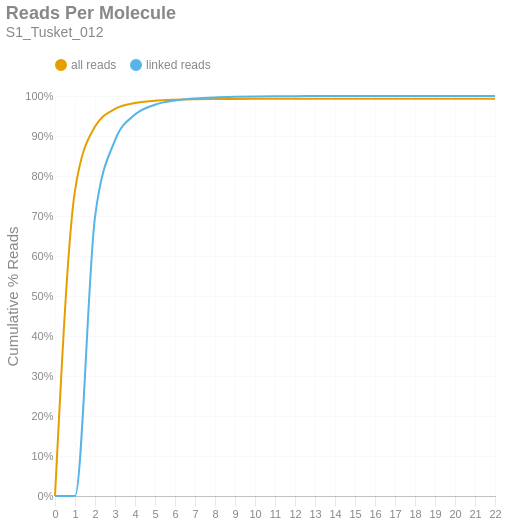

Notebook cell for this chart:
### Markdown cell above
### Reads per Molecule
This chart shows the cumulative distribution of the number of reads per linked molecule. That is, how many alignments are associated with a unique molecule. This excludes the number of reads associated with invalid or absent linked-read barcodes. The `linked` histogram is the percentages recalculated when disregarding singletons.

### Code cell
if SKIPLR:
    print_html(f"Skipped")
else:
    counts = np.bincount(valids['reads'].cast(pl.Int64).to_numpy())
    weighted = counts * np.arange(len(counts))
    all_perc = weighted / n_reads
    linked_perc = weighted / n_linked_reads
    linked_perc[1] = 0
    binned_df = pl.DataFrame({
        'readsper': list(range(len(counts))),
        'all reads (cumsum)': np.cumsum(all_perc).tolist(),
        'linked reads (cumsum)': np.cumsum(linked_perc).tolist(),
    })

    with SafeRender(binned_df):
        (
            density_plot(binned_df, 'Reads Per Molecule', samplename, 'readspmol')
            .encode(
                x=alt.X('readsper:O', title=None).axis(labelAngle=0).scale(padding=0),
                y=alt.Y('value:Q', title='Cumulative % Reads').axis(format='%').stack(False),
                color=alt.Color("key:N").scale(domain=["all reads", "linked reads"]),
                tooltip=[
                    alt.Tooltip("key:N", title="Data Type"),
                    alt.Tooltip("readsper:O", title="Reads Per Molecule"),
                    alt.Tooltip("value:Q", format=".2%", title="% Reads (Cum.)")
                ]            
            )
        ).display()

### Figure 1 — Vega-Lite specification as saved in the notebook (floating-point values rounded to 4 significant figures)
{"width": "container", "height": 400, "config": {"title": {"anchor": "start", "dy": -15, "fontSize": 18, "color": "#888888", "subtitleColor": "#888888", "subtitleFontSize": 14}, "arc": {"fill": "#0072B2"}, "axis": {"domainColor": "#888888", "domainWidth": 0.5, "gridWidth": 0.2, "grid": false, "titleFontWeight": 400, "titleFontSize": 15, "labelFontSize": 11, "labelColor": "#888888", "tickColor": "#888888", "tickWidth": 0.2, "titleColor": "#888888"}, "axisBand": {"grid": false}, "axisX": {"grid": true, "tickSize": 10, "domainCap": "round"}, "axisY": {"domain": false, "grid": true, "tickSize": 0, "domainCap": "round"}, "background": "transparent", "header": {"labelFontSize": 15, "labelColor": "#888888", "titleFontSize": 15, "titleFontWeight": 600, "titleColor": "#888888"}, "legend": {"labelFont": "sans-serif", "labelFontSize": 12, "labelColor": "#888888", "symbolSize": 100, "symbolType": "circle", "titleFontSize": 12, "titlePadding": 10, "titleColor": "#888888", "title": null, "orient": "top"}, "range": {"category": ["#E69F00", "#56B4E9", "#009E73", "#F0E442", "#0072B2", "#D55E00", "#CC79A7", "#000000"], "diverging": ["#cfe8f3", "#a2d4ec", "#73bfe2", "#46abdb", "#1696d2", "#12719e"]}, "area": {"fill": "#0072B2", "fillOpacity": 0.7, "line": true, "strokeOpacity": 0.7}, "line": {"color": "#0072B2", "stroke": "#0072B2", "strokeWidth": 2}, "trail": {"color": "#0072B2", "stroke": "#0072B2", "strokeWidth": 0, "size": 1}, "point": {"filled": true, "fillOpacity": 1.0, "size": 95}, "text": {"color": "#888888", "fontSize": 11, "align": "right", "fontWeight": 400, "size": 11}, "bar": {"fill": "#0072B2", "stroke": null}, "view": {"stroke": null, "continuousWidth": 660, "continuousHeight": 400}}, "data": {"name": "data-087625c6733c4807e341e241c167e0b6"}, "mark": {"type": "line", "interpolate": "monotone", "point": {"opacity": 0, "size": 275}}, "encoding": {"color": {"field": "key", "scale": {"domain": ["all reads", "linked reads"]}, "type": "nominal"}, "tooltip": [{"field": "key", "title": "Data Type", "type": "nominal"}, {"field": "readsper", "title": "Reads Per Molecule", "type": "ordinal"}, {"field": "value", "format": ".2%", "title": "% Reads (Cum.)", "type": "quantitative"}], "x": {"axis": {"labelAngle": 0}, "field": "readsper", "scale": {"padding": 0}, "title": null, "type": "ordinal"}, "y": {"axis": {"format": "%"}, "field": "value", "stack": false, "title": "Cumulative % Reads", "type": "quantitative"}}, "params": [{"name": "param_c36ac31b6afebe62", "select": {"type": "point", "fields": ["key"]}, "bind": "legend"}], "title": {"text": "Reads Per Molecule", "subtitle": "S1_Tusket_012"}, "transform": [{"fold": ["all reads (cumsum)", "linked reads (cumsum)"]}, {"calculate": "replace(datum.key, ' (cumsum)', '')", "as": "key"}, {"filter": {"param": "param_c36ac31b6afebe62"}}], "usermeta": {"embedOptions": {"downloadFileName": "S1_Tusket_012.readspmol"}}, "$schema": "https://vega.github.io/schema/vega-lite/v6.1.0.json", "datasets": {"data-087625c6733c4807e341e241c167e0b6": [{"readsper": 0, "all reads (cumsum)": 0.0, "linked reads (cumsum)": 0.0}, {"readsper": 1, "all reads (cumsum)": 0.7634, "linked reads (cumsum)": 0.0}, {"readsper": 2, "all reads (cumsum)": 0.9235, "linked reads (cumsum)": 0.6969}, {"readsper": 3, "all reads (cumsum)": 0.9676, "linked reads (cumsum)": 0.889}, {"readsper": 4, "all reads (cumsum)": 0.9825, "linked reads (cumsum)": 0.9535}, {"readsper": 5, "all reads (cumsum)": 0.9881, "linked reads (cumsum)": 0.9783}, {"readsper": 6, "all reads (cumsum)": 0.9906, "linked reads (cumsum)": 0.9889}, {"readsper": 7, "all reads (cumsum)": 0.9917, "linked reads (cumsum)": 0.994}, {"readsper": 8, "all reads (cumsum)": 0.9923, "linked reads (cumsum)": 0.9966}, {"readsper": 9, "all reads (cumsum)": 0.9927, "linked reads (cumsum)": 0.998}, {"readsper": 10, "all reads (cumsum)": 0.9929, "linked reads (cumsum)": 0.9988}, {"readsper": 11, "all reads (cumsum)": 0.993, "linked reads (cumsum)": 0.9994}, {"readsper": 12, "all reads (cumsum)": 0.9931, "linked reads (cumsum)": 0.9996}, {"readsper": 13, "all reads (cumsum)": 0.9931, "linked reads (cumsum)": 0.9998}, {"readsper": 14, "all reads (cumsum)": 0.9931, "linked reads (cumsum)": 0.9999}, {"readsper": 15, "all reads (cumsum)": 0.9931, "linked reads (cumsum)": 0.9999}, {"readsper": 16, "all reads (cumsum)": 0.9931, "linked reads (cumsum)": 0.9999}, {"readsper": 17, "all reads (cumsum)": 0.9931, "linked reads (cumsum)": 1.0}, {"readsper": 18, "all reads (cumsum)": 0.9931, "linked reads (cumsum)": 1.0}, {"readsper": 19, "all reads (cumsum)": 0.9931, "linked reads (cumsum)": 1.0}, {"readsper": 20, "all reads (cumsum)": 0.9931, "linked reads (cumsum)": 1.0}, {"readsper": 21, "all reads (cumsum)": 0.9931, "linked reads (cumsum)": 1.0}, {"readsper": 22, "all reads (cumsum)": 0.9931, "linked reads (cumsum)": 1.0}]}}
